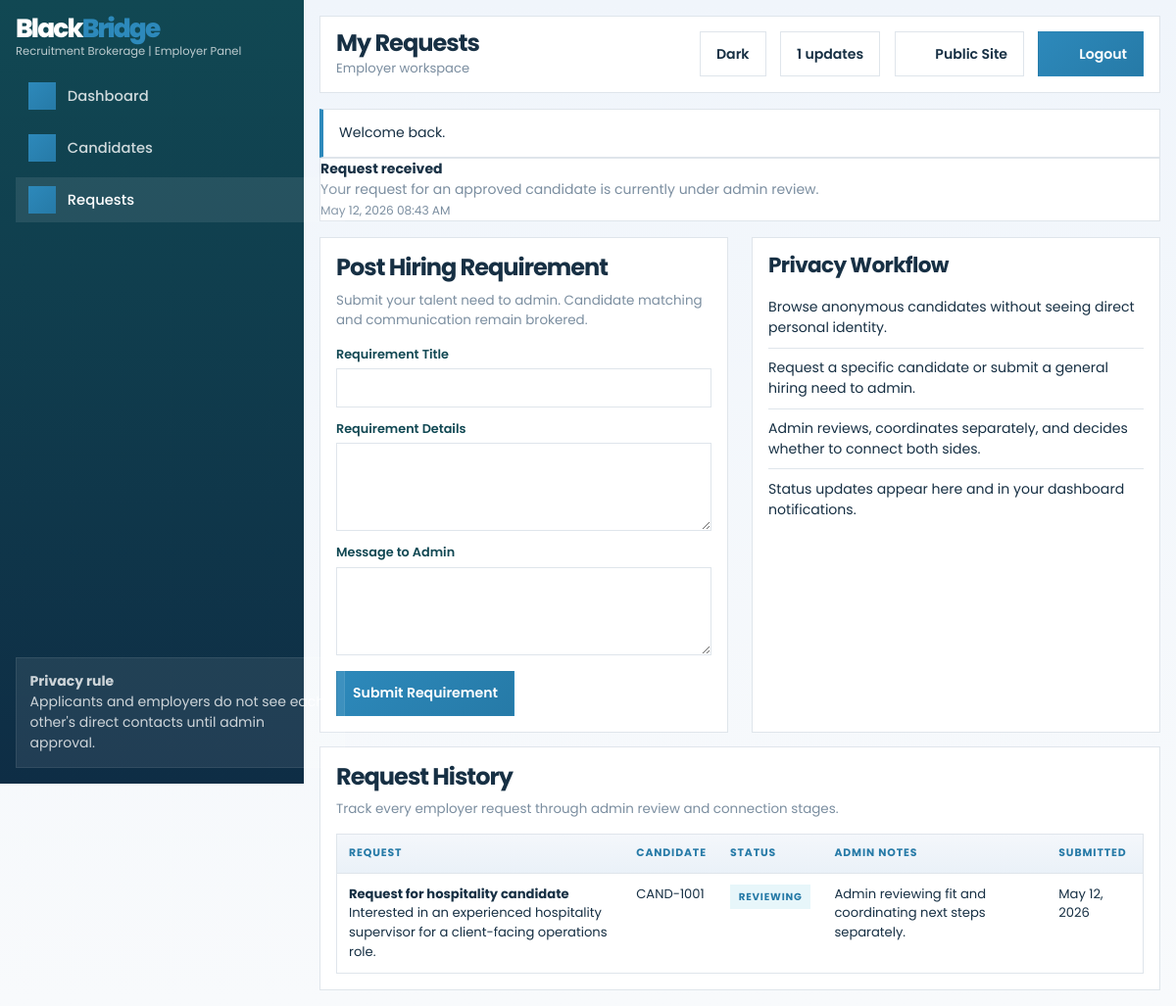
The page /employer/requests.php (signed in) on the database its author committed.
### tables this page shows
CREATE TABLE IF NOT EXISTS employer_profiles (
    id INT UNSIGNED AUTO_INCREMENT PRIMARY KEY,
    user_id INT UNSIGNED NOT NULL UNIQUE,
    company_name VARCHAR(200) NOT NULL,
    industry VARCHAR(150) NULL,
    company_size VARCHAR(100) NULL,
    location VARCHAR(150) NULL,
    address TEXT NULL,
    website VARCHAR(200) NULL,
    contact_person VARCHAR(200) NULL,
    description TEXT NULL,
    created_at DATETIME NOT NULL DEFAULT CURRENT_TIMESTAMP,
    updated_at DATETIME NOT NULL DEFAULT CURRENT_TIMESTAMP ON UPDATE CURRENT_TIMESTAMP,
    CONSTRAINT fk_employer_profiles_user
        FOREIGN KEY (user_id) REFERENCES users(id)
        ON DELETE CASCADE
);

CREATE TABLE IF NOT EXISTS users (
    id INT UNSIGNED AUTO_INCREMENT PRIMARY KEY,
    role ENUM('admin', 'applicant', 'employer') NOT NULL,
    first_name VARCHAR(100) NOT NULL,
    last_name VARCHAR(100) NOT NULL,
    email VARCHAR(190) NOT NULL UNIQUE,
    phone VARCHAR(50) NOT NULL,
    password_hash VARCHAR(255) NOT NULL,
    account_status ENUM('Active', 'Inactive') NOT NULL DEFAULT 'Active',
    created_at DATETIME NOT NULL DEFAULT CURRENT_TIMESTAMP
);

CREATE TABLE IF NOT EXISTS notifications (
    id INT UNSIGNED AUTO_INCREMENT PRIMARY KEY,
    user_id INT UNSIGNED NOT NULL,
    title VARCHAR(200) NOT NULL,
    message TEXT NOT NULL,
    is_read TINYINT(1) NOT NULL DEFAULT 0,
    created_at DATETIME NOT NULL DEFAULT CURRENT_TIMESTAMP,
    CONSTRAINT fk_notifications_user
        FOREIGN KEY (user_id) REFERENCES users(id)
        ON DELETE CASCADE
);

CREATE TABLE IF NOT EXISTS employer_requests (
    id INT UNSIGNED AUTO_INCREMENT PRIMARY KEY,
    employer_user_id INT UNSIGNED NOT NULL,
    candidate_profile_id INT UNSIGNED NULL,
    requirement_title VARCHAR(200) NOT NULL,
    requirement_details LONGTEXT NOT NULL,
    message_to_admin LONGTEXT NOT NULL,
    status ENUM('Pending', 'Reviewing', 'Approved', 'Rejected', 'Connected', 'Closed') NOT NULL DEFAULT 'Pending',
    admin_notes TEXT NULL,
    created_at DATETIME NOT NULL DEFAULT CURRENT_TIMESTAMP,
    updated_at DATETIME NOT NULL DEFAULT CURRENT_TIMESTAMP ON UPDATE CURRENT_TIMESTAMP,
    CONSTRAINT fk_employer_requests_user
        FOREIGN KEY (employer_user_id) REFERENCES users(id)
        ON DELETE CASCADE,
    CONSTRAINT fk_employer_requests_candidate
        FOREIGN KEY (candidate_profile_id) REFERENCES candidate_profiles(id)
        ON DELETE SET NULL
);

CREATE TABLE IF NOT EXISTS candidate_profiles (
    id INT UNSIGNED AUTO_INCREMENT PRIMARY KEY,
    user_id INT UNSIGNED NOT NULL UNIQUE,
    candidate_code VARCHAR(30) NOT NULL UNIQUE,
    headline VARCHAR(255) NULL,
    bio TEXT NULL,
    experience_years INT UNSIGNED NOT NULL DEFAULT 0,
    education_level VARCHAR(150) NULL,
    location VARCHAR(150) NULL,
    expected_salary_min DECIMAL(10, 2) NULL,
    expected_salary_max DECIMAL(10, 2) NULL,
    availability VARCHAR(80) NULL,
    address TEXT NULL,
    status ENUM('Draft', 'Pending', 'Approved', 'Rejected') NOT NULL DEFAULT 'Draft',
    approval_notes TEXT NULL,
    admin_notes TEXT NULL,
    is_featured TINYINT(1) NOT NULL DEFAULT 0,
    submitted_at DATETIME NULL,
    approved_at DATETIME NULL,
    created_at DATETIME NOT NULL DEFAULT CURRENT_TIMESTAMP,
    updated_at DATETIME NOT NULL DEFAULT CURRENT_TIMESTAMP ON UPDATE CURRENT_TIMESTAMP,
    CONSTRAINT fk_candidate_profiles_user
        FOREIGN KEY (user_id) REFERENCES users(id)
        ON DELETE CASCADE
);

### includes/auth.php (called while the page is built, shortened)
<?php
function current_user(): ?array
{
    static $cachedUser = null;
    static $cachedUserId = null;
    $userId = $_SESSION['user_id'] ?? null;
    if ($cachedUser !== null && $cachedUserId === (int) $userId) {
        return $cachedUser;
    }
    global $pdo;
    $statement = $pdo->prepare(
        'SELECT u.*, ep.company_name
         FROM users u
         LEFT JOIN employer_profiles ep ON ep.user_id = u.id
         WHERE u.id = :id
         LIMIT 1'
    );
    $statement->execute(['id' => $userId]);
    $user = $statement->fetch();
    $cachedUser = $user;
    $cachedUserId = (int) $userId;
    return $cachedUser;
}
function is_logged_in(): bool
{
    return current_user() !== null;
}
function require_login(): void
{
    if (is_logged_in()) {
        return;
    }
}
function require_role(array|string $roles): void
{
    require_login();
    $roles = (array) $roles;
    $user = current_user();
    if ($user !== null && in_array($user['role'], $roles, true)) {
        return;
    }
}

### employer/requests.php (the view, shortened to what this page needs)
<?php
require_once dirname(__DIR__) . '/config/config.php';
require_role('employer');
$pageTitle = 'My Requests';
$currentUser = current_user();
$statement = $pdo->prepare(
    'SELECT er.*, cp.candidate_code
     FROM employer_requests er
     LEFT JOIN candidate_profiles cp ON cp.id = er.candidate_profile_id
     WHERE er.employer_user_id = :user_id
     ORDER BY er.created_at DESC'
);
$statement->execute(['user_id' => $currentUser['id']]);
$requests = $statement->fetchAll();
require_once dirname(__DIR__) . '/includes/dashboard_header.php';
?>
<section class="two-column">
    <article class="form-card">
        <div class="section-head">
            <div>
                <h2>Post Hiring Requirement</h2>
                <p>Submit your talent need to admin. Candidate matching and communication remain brokered.</p>
            </div>
        </div>
        <form method="post">
            <div class="form-grid">
                <div class="field full">
                    <label for="requirement_title">Requirement Title</label>
                    <input id="requirement_title" name="requirement_title" type="text" required>
                </div>
                <div class="field full">
                    <label for="requirement_details">Requirement Details</label>
                    <textarea id="requirement_details" name="requirement_details" required></textarea>
                </div>
                <div class="field full">
                    <label for="message_to_admin">Message to Admin</label>
                    <textarea id="message_to_admin" name="message_to_admin" required></textarea>
                </div>
            </div>
            <div class="card-actions" style="margin-top: 1rem;">
                <button class="button button-dark" type="submit">Submit Requirement</button>
            </div>
        </form>
    </article>
    <article class="panel">
        <h2>Privacy Workflow</h2>
        <ul class="list-clean">
            <li>Browse anonymous candidates without seeing direct personal identity.</li>
            <li>Request a specific candidate or submit a general hiring need to admin.</li>
            <li>Admin reviews, coordinates separately, and decides whether to connect both sides.</li>
            <li>Status updates appear here and in your dashboard notifications.</li>
        </ul>
    </article>
</section>
<section class="table-card">
    <div class="section-head">
        <div>
            <h2>Request History</h2>
            <p>Track every employer request through admin review and connection stages.</p>
        </div>
    </div>
    <div class="table-wrap">
        <table>
            <thead>
                <tr>
                    <th>Request</th>
                    <th>Candidate</th>
                    <th>Status</th>
                    <th>Admin Notes</th>
                    <th>Submitted</th>
                </tr>
            </thead>
            <tbody>
                <?php foreach ($requests as $request): ?>
                    <tr>
                        <td>
                            <strong><?= e($request['requirement_title']) ?></strong><br>
                            <?= e(truncate_text($request['requirement_details'], 90)) ?>
                        </td>
                        <td><?= e($request['candidate_code'] ?: 'General request') ?></td>
                        <td><span class="badge <?= e(status_badge_class($request['status'])) ?>"><?= e($request['status']) ?></span></td>
                        <td><?= e($request['admin_notes'] ?: 'No notes yet') ?></td>
                        <td><?= e(format_date($request['created_at'])) ?></td>
                    </tr>
                <?php endforeach; ?>
            </tbody>
        </table>
    </div>
</section>
<?php require_once dirname(__DIR__) . '/includes/dashboard_footer.php'; ?>

### includes/dashboard_header.php (shortened to what this page needs)
<?php
$pageTitle = $pageTitle ?? 'Dashboard';
$currentUser = current_user();
$flashMessages = get_flashes();
$notificationCount = unread_notification_count($pdo, (int) $currentUser['id']);
$notifications = fetch_notifications($pdo, (int) $currentUser['id']);
$brandPrimary = site_setting($pdo, 'branding.primary_word', 'Black');
$brandAccent = site_setting($pdo, 'branding.accent_word', 'Bridge');
$brandTagline = site_setting($pdo, 'branding.tagline', 'Recruitment Brokerage');
$navigation = match ($currentUser['role']) {
    'admin' => [
        ['label' => 'Dashboard', 'path' => 'admin/dashboard.php', 'icon' => 'dashboard'],
        ['label' => 'Jobs', 'path' => 'admin/jobs.php', 'icon' => 'briefcase'],
        ['label' => 'Applicants', 'path' => 'admin/applicants.php', 'icon' => 'users'],
        ['label' => 'Employers', 'path' => 'admin/employers.php', 'icon' => 'building'],
        ['label' => 'Requests', 'path' => 'admin/requests.php', 'icon' => 'link'],
        ['label' => 'Applications', 'path' => 'admin/applications.php', 'icon' => 'document'],
        ['label' => 'Categories', 'path' => 'admin/categories.php', 'icon' => 'category'],
        ['label' => 'Content', 'path' => 'admin/content.php', 'icon' => 'spark'],
        ['label' => 'Reports', 'path' => 'admin/reports.php', 'icon' => 'chart'],
    ],
    'applicant' => [
        ['label' => 'Dashboard', 'path' => 'applicant/dashboard.php', 'icon' => 'dashboard'],
        ['label' => 'My Profile', 'path' => 'applicant/profile.php', 'icon' => 'user-check'],
        ['label' => 'Applications', 'path' => 'applicant/applications.php', 'icon' => 'document'],
    ],
    default => [
        ['label' => 'Dashboard', 'path' => 'employer/dashboard.php', 'icon' => 'dashboard'],
        ['label' => 'Candidates', 'path' => 'employer/candidates.php', 'icon' => 'users'],
        ['label' => 'Requests', 'path' => 'employer/requests.php', 'icon' => 'link'],
    ],
};
?>
<!DOCTYPE html>
<html lang="en" data-theme="light">
<head>
    <link rel="stylesheet" href="<?= e(versioned_asset_url('css/style.css')) ?>">
</head>
<body class="dashboard-body">
    <div class="dashboard-shell">
        <aside class="sidebar" data-sidebar>
            <div class="sidebar-brand">
                <a class="brand brand-logo dashboard-brand" href="<?= e(app_url('index.php')) ?>">
                    <span class="brand-copy">
                        <span class="brand-name">
                            <span class="brand-word brand-word-light"><?= e($brandPrimary) ?></span><span class="brand-word brand-word-accent"><?= e($brandAccent) ?></span>
                        </span>
                        <small><?= e($brandTagline) ?> | <?= e(role_label($currentUser['role'])) ?> Panel</small>
                    </span>
                </a>
            </div>
            <nav class="sidebar-nav">
                <?php foreach ($navigation as $item): ?>
                    <a class="<?= e(active_class([$item['path']])) ?>" href="<?= e(app_url($item['path'])) ?>">
                        <span class="nav-icon"><?= ui_icon($item['icon'] ?? 'spark', 'nav-icon-svg') ?></span>
                        <?= e($item['label']) ?>
                    </a>
                <?php endforeach; ?>
            </nav>
            <div class="sidebar-card">
                <strong>Privacy rule</strong>
                <p>Applicants and employers do not see each other's direct contacts until admin approval.</p>
            </div>
        </aside>
        <div class="dashboard-main">
            <header class="dashboard-topbar">
                <div class="dashboard-topbar-left">
                    <div>
                        <h1><?= e($pageTitle) ?></h1>
                        <p><?= e(role_label($currentUser['role'])) ?> workspace</p>
                    </div>
                </div>
                <div class="dashboard-topbar-right">
                    <button type="button" class="ghost-button theme-toggle" data-theme-toggle>Theme</button>
                    <div class="notification-pill"><?= e((string) $notificationCount) ?> updates</div>
                    <a class="ghost-button" href="<?= e(app_url('index.php')) ?>"><?= ui_icon('globe', 'button-icon') ?>Public Site</a>
                    <a class="button button-dark" href="<?= e(app_url('logout.php')) ?>"><?= ui_icon('lock', 'button-icon') ?>Logout</a>
                </div>
            </header>
            <?php if ($flashMessages !== []): ?>
                <div class="flash-stack dashboard-flashes">
                    <?php foreach ($flashMessages as $flash): ?>
                        <div class="flash flash-<?= e($flash['type']) ?>" data-flash>
                            <?= e($flash['message']) ?>
                        </div>
                    <?php endforeach; ?>
                </div>
            <?php endif; ?>
            <?php if ($notifications !== []): ?>
                <section class="notification-bar">
                    <?php foreach ($notifications as $notification): ?>
                        <article class="notification-item">
                            <strong><?= e($notification['title']) ?></strong>
                            <p><?= e(truncate_text($notification['message'], 110)) ?></p>
                            <small><?= e(format_date($notification['created_at'], 'M d, Y h:i A')) ?></small>
                        </article>
                    <?php endforeach; ?>
                </section>
            <?php endif; ?>
            <main class="dashboard-content">

### rows shown on the page
employer_profiles: user.role "Employer"
notifications: title "Request received", message "Your request for an approved candidate is currently under admin review.", created_at "May 12, 2026 08:43 AM"
employer_requests: requirement_title "Request for hospitality candidate", requirement_details "Interested in an experienced hospitality supervisor for a client-facing operations role.", candidate_profile.candidate_code "CAND-1001", status "REVIEWING", admin_notes "Admin reviewing fit and coordinating next steps separately.", created_at "May 12, 2026"

### other values the page prints
$brandPrimary "Black"
$brandAccent "Bridge"
$brandTagline "Recruitment Brokerage"
$item['label'] "Dashboard"
$item['label'] "Candidates"
$item['label'] "Requests"
$pageTitle "My Requests"
$notificationCount "1"
$flash['message'] "Welcome back."
